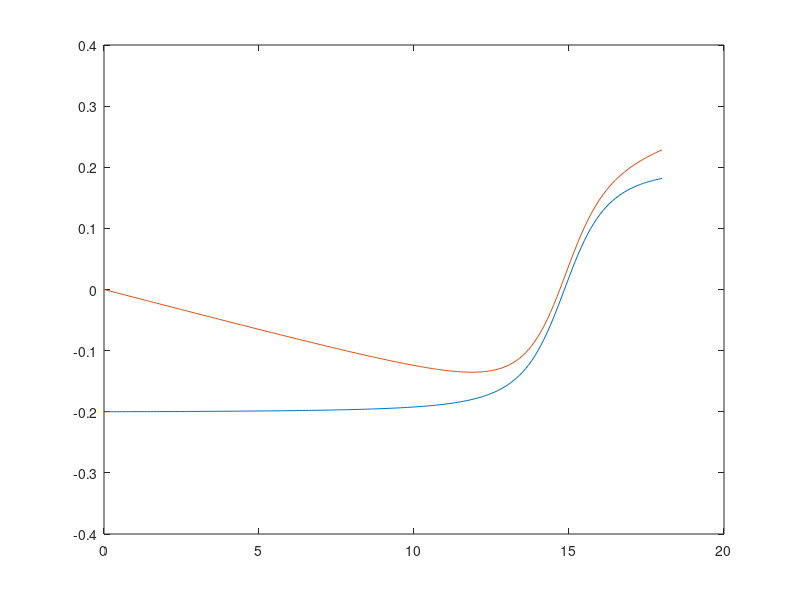
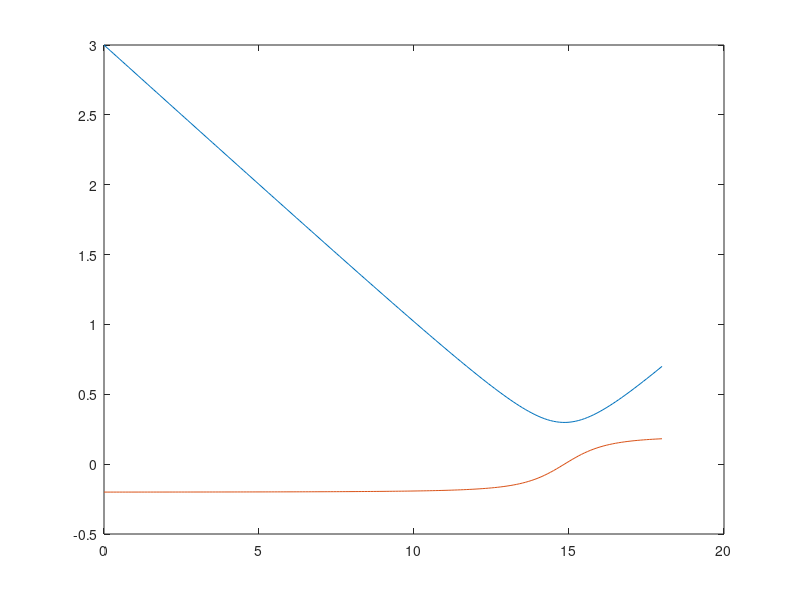
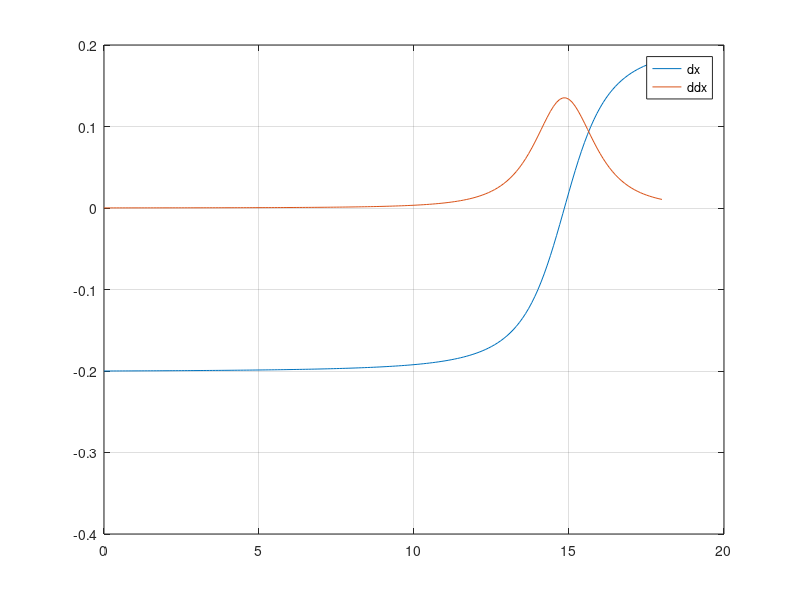
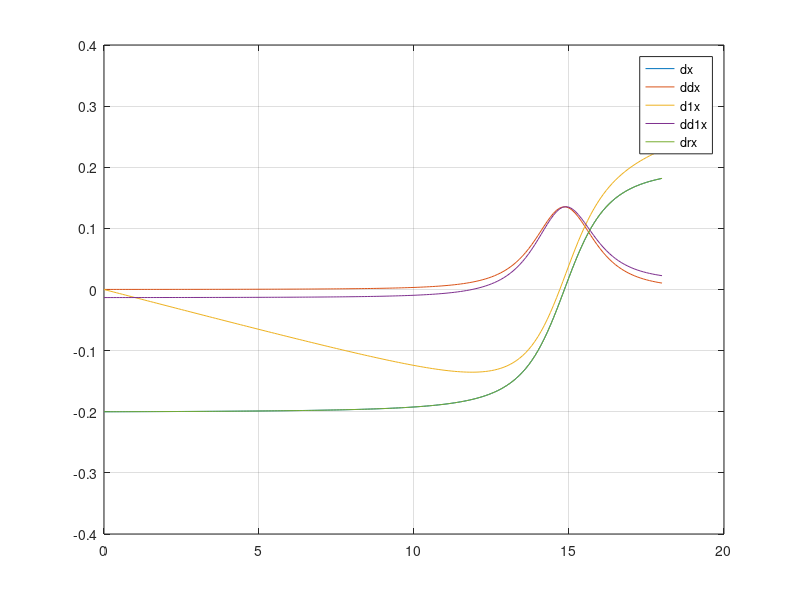

Recreate these plots in MATLAB, in order.
%%
d = -.2;
s = .02;
r = 3;
f = -5;

x = (0:.1:18)';
rx = sqrt((r+d*x).^2 + (x*s).^2);
dx = (r*d+x*(d^2+s^2))./rx;
figure; plot(x,rx);
%%
plot(x,dx); shg
%%
sx = s*r./rx;
plot(x,sx); shg
%%
th = atand(sqrt(dx.^2+sx.^2));
plot(x,th); shg
%%
f = -15;
d1x = dx - rx/f;
plot(x,dx,x,d1x); shg
%%
% d(dx)/dx
drx = (d*(r+d*x)+s^2*x)./rx;
figure; plot(x,rx,x,drx);
%%
ddx = (rx*(d^2+s^2)-(r*d+x*(d^2+s^2)).*drx)./(rx.^2);
figure; plot(x,dx,x,ddx);
legend('dx','ddx');
grid;
%%
dd1x = ddx - drx/f;
figure; plot(x,dx,x,ddx,x,d1x,x,dd1x,x,drx); grid;
legend('dx','ddx','d1x','dd1x','drx');
%%
% Check ddx:
x1 = x(1:end-1)+diff(x)/2;
ddxd = diff(dx)./diff(x);
figure; plot(x,ddx,x1,ddxd); legend('ddx','ddxd');
%%
V = [
  -(d^2+s^2)^2/f
  -3*r*d*(d^2+s^2)/f
  -r^2*(3*d^2+s^2)/f
  r^2*(s^2-r*d/f)
  ];
dd1xf = polyval(V,x);
figure; plot(x,d1x,x,dd1xf); legend('d1x','dd1xf');
grid;
%%
rts = roots(V);
rts = rts(imag(rts)==0);
rts = rts(rts > 0);
rts = min(rts); % rts should be where the radius == rmax
